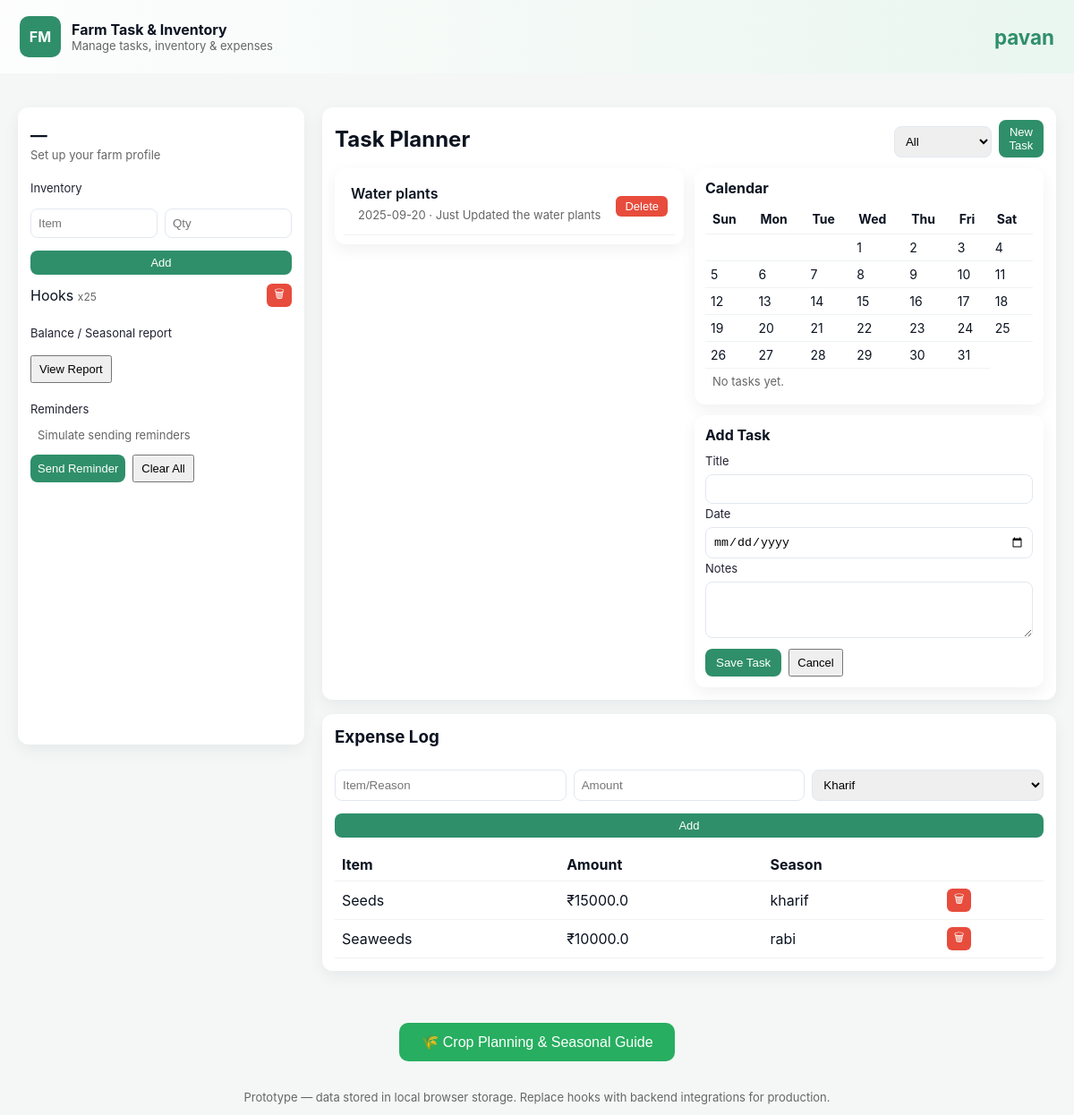
The app's page /dashboard (signed in) with its own data.
### app/models.py (models this page shows)
class User(db.Model):
    id = db.Column(db.Integer, primary_key=True)
    username = db.Column(db.String(80), unique=True, nullable=False)
    password = db.Column(db.String(120), nullable=False)

class Inventory(db.Model):
    id = db.Column(db.Integer, primary_key=True)
    item = db.Column(db.String(120), nullable=False)
    quantity = db.Column(db.Integer, nullable=False)
    user_id = db.Column(db.Integer, db.ForeignKey('user.id'), nullable=False)
    user = db.relationship('User', backref=db.backref('inventory', lazy=True))

class Task(db.Model):
    id = db.Column(db.Integer, primary_key=True)
    title = db.Column(db.String(200), nullable=False)
    date = db.Column(db.String(20), nullable=True)
    notes = db.Column(db.Text, nullable=True)
    user_id = db.Column(db.Integer, db.ForeignKey('user.id'), nullable=False)
    user = db.relationship('User', backref=db.backref('tasks', lazy=True))

class Expense(db.Model):
    id = db.Column(db.Integer, primary_key=True)
    item = db.Column(db.String(120), nullable=False)
    amount = db.Column(db.Float, nullable=False)
    season = db.Column(db.String(20), nullable=False)
    user_id = db.Column(db.Integer, db.ForeignKey('user.id'), nullable=False)
    user = db.relationship('User', backref=db.backref('expenses', lazy=True))

### app/routes.py (the view)
@app.route("/dashboard")
def dashboard():
    user = None
    tasks = []
    inventory = []
    expenses = []
    if "user_id" in session:
        user = User.query.get(session["user_id"])
        if user:
            tasks = Task.query.filter_by(user_id=user.id).all()
            inventory = Inventory.query.filter_by(user_id=user.id).all()
            expenses = Expense.query.filter_by(user_id=user.id).all()
            today = date.today().strftime('%Y-%m-%d')
            tasks_today = [task for task in tasks if task.date == today]
            if tasks_today:
                email_sent = send_task_reminder_email(user, tasks_today)
                if email_sent:
                    flash(f"Email notification sent! You have {len(tasks_today)} task(s) due today.", "info")
                else:
                    flash(f"You have {len(tasks_today)} task(s) due today. (Email notification failed)", "warning")
    return render_template(
        "dashboard.html",
        username=user.username if user else None,
        tasks=tasks,
        inventory=inventory,
        expenses=expenses
    )

### app/templates/dashboard.html (shortened to what this page needs)
<!doctype html>
<html lang="en">
<head>
</head>
<body>
  <header>
    <div class="brand">
      <div class="logo">FM</div>
      <div>
        <div style="font-weight:700">Farm Task & Inventory</div>
        <div class="muted">Manage tasks, inventory & expenses</div>
      </div>
    </div>
    <div style="display:flex;gap:12px;align-items:center">
      <div id="currentFarmName" style="color:#2f8f6a;font-size:1.4em;font-weight:700;">
        {% if username %}
          {{ username }}
        {% else %}
          Not signed in
        {% endif %}
      </div>
    </div>
  </header>
  <main class="container">
    <aside class="sidebar card">
      <div class="profile">
        <h3 id="farmName">—</h3>
        <div class="muted" id="farmMeta">Set up your farm profile</div>
      </div>
      <div style="margin-top:18px">
        <label>Inventory</label>
        <div style="display:flex;gap:8px;margin-top:8px;flex-direction:column;align-items:stretch">
          <div style="display:flex;gap:8px;">
            <input id="invName" placeholder="Item" />
            <input id="invQty" placeholder="Qty" />
          </div>
          <button id="newAddInv" class="btn small" style="margin-top:6px;width:100%">Add</button>
        </div>
        <div id="invList" style="margin-top:10px">
          {% if inventory and inventory|length > 0 %}
            {% for inv in inventory %}
              <div style="display:flex;justify-content:space-between;margin-top:6px;align-items:center" data-inv-id="{{ inv.id }}">
                <div>{{ inv.item }} <span class="muted" style="font-size:12px">x{{ inv.quantity }}</span></div>
                <button class="small delete-inv-btn" data-inv-id="{{ inv.id }}" style="background:#e74c3c;color:white;border:none;padding:2px 8px;border-radius:6px;cursor:pointer">🗑</button>
              </div>
            {% endfor %}
          {% else %}
            <div class="muted small">No inventory</div>
          {% endif %}
        </div>
      </div>
      <div style="margin-top:18px">
        <label>Balance / Seasonal report</label>
        <button id="exportReport" class="small" style="margin-top:8px">View Report</button>
      </div>
      <div style="margin-top:18px">
        <label>Reminders</label>
        <div class="muted small" style="margin-top:6px">Simulate sending reminders</div>
        <div style="display:flex;gap:8px;margin-top:8px">
          <button id="sendReminder" class="btn small">Send Reminder</button>
          <button id="clearData" class="small">Clear All</button>
        </div>
      </div>
    </aside>
    <section>
      <div class="card">
        <div style="display:flex;align-items:center;justify-content:space-between;gap:12px">
          <h2 style="margin:0">Task Planner</h2>
          <div style="display:flex;gap:8px;align-items:center">
            <select id="filterStatus"><option value="all">All</option><option value="pending">Pending</option><option value="done">Done</option></select>
            <button id="openTaskForm" class="btn small">New Task</button>
          </div>
        </div>
        <div style="margin-top:12px" class="grid-two">
          <div>
            <div class="calendar-list card" id="taskList" style="padding:10px">
              {% if tasks and tasks|length > 0 %}
                {% for t in tasks %}
                  <div class="task-row" data-task-id="{{ t.id }}" style="display:flex;justify-content:space-between;align-items:center;padding:8px;border-bottom:1px solid #eef3f2;">
                    <div>
                      <div style="font-weight:600">{{ t.title }}</div>
                      <div class="muted small">{{ t.date }}{% if t.notes %} · {{ t.notes }}{% endif %}</div>
                    </div>
                    <button class="small delete-task-btn" data-task-id="{{ t.id }}" style="background:#e74c3c;color:white;border:none;padding:4px 10px;border-radius:6px;cursor:pointer">Delete</button>
                  </div>
                {% endfor %}
              {% else %}
                <div class="muted">No tasks</div>
              {% endif %}
            </div>
          </div>
          <div>
            <div class="card" style="padding:12px">
              <h4 style="margin:0 0 8px 0">Calendar</h4>
              <div id="calendarContainer"></div>
              <div id="upcoming" class="muted small">No tasks yet.</div>
            </div>
            <div class="card" style="padding:12px;margin-top:12px">
              <h4 style="margin:0 0 8px 0">Add Task</h4>
              <form action="/add_task" method="post" id="addTaskForm">
                <label>Title</label>
                <input name="taskTitle" id="taskTitle" required />
                <label>Date</label>
                <input name="taskDate" id="taskDate" type="date" required />
                <label>Notes</label>
                <textarea name="taskNotes" id="taskNotes" rows="3"></textarea>
                <div style="display:flex;gap:8px;margin-top:8px">
                  <button type="submit" class="btn">Save Task</button>
                  <button type="button" id="cancelTask" class="small">Cancel</button>
                </div>
              </form>
            </div>
          </div>
        </div>
      </div>
      <div style="height:16px"></div>
      <div class="card">
        <h3 style="margin-top:0">Expense Log</h3>
        <div style="display:flex;gap:8px;margin-top:8px;flex-direction:column;align-items:stretch">
          <div style="display:flex;gap:8px;">
            <input id="expItem" placeholder="Item/Reason" />
            <input id="expAmount" placeholder="Amount" type="number" />
            <select id="expSeason"><option value="kharif">Kharif</option><option value="rabi">Rabi</option><option value="zaid">Zaid</option></select>
          </div>
          <button id="addExpense" class="btn small" style="margin-top:6px;width:100%">Add</button>
        </div>
        <div style="margin-top:12px">
          <table id="expTable"><thead><tr><th>Item</th><th>Amount</th><th>Season</th><th></th></tr></thead><tbody>
            {% if expenses and expenses|length > 0 %}
              {% for e in expenses %}
                <tr data-exp-id="{{ e.id }}">
                  <td>{{ e.item }}</td>
                  <td>₹{{ e.amount }}</td>
                  <td>{{ e.season }}</td>
                  <td><button class="small delete-exp-btn" data-exp-id="{{ e.id }}" style="background:#e74c3c;color:white;border:none;padding:2px 8px;border-radius:6px;cursor:pointer">🗑</button></td>
                </tr>
              {% endfor %}
            {% else %}
              <tr><td colspan="4" class="muted">No expenses</td></tr>
            {% endif %}
          </tbody></table>
        </div>
      </div>
    </section>
  </main>
  <div style="text-align:center;padding:20px">
    <button id="cropPlanningBtn" class="btn" style="font-size:16px;padding:12px 24px;background:#27ae60;border-radius:10px">
      🌾 Crop Planning & Seasonal Guide
    </button>
  </div>
  <footer>
    Prototype — data stored in local browser storage. Replace hooks with backend integrations for production.
  </footer>
</body>
</html>

### app/templates/dashboard.html (style rules this page uses)
:root { --accent:#2f8f6a;--muted:#666 }
* { box-sizing:border-box }
body { font-family:Inter, system-ui, Arial; margin:0;background:#f4f7f6; color:#0b1320 }
header { background:linear-gradient(90deg,#ffffffcc, #eaf6f0); padding:18px 22px; display:flex;align-items:center;justify-content:space-between;gap:16px }
.brand { display:flex;align-items:center;gap:12px }
.logo { width:46px;height:46px;border-radius:10px;background:var(--accent);display:flex;align-items:center;justify-content:center;color:white;font-weight:700 }
.container { display:grid;grid-template-columns:320px 1fr;gap:20px;padding:20px;max-width:1200px;margin:18px auto }
.card { background:white;border-radius:12px;padding:14px;box-shadow:0 6px 18px rgba(11,19,32,0.06) }
.sidebar { position:sticky;top:22px;height:calc(100vh - 88px);overflow:auto;padding-bottom:80px }
.profile h3 { margin:6px 0 2px }
.muted { color:var(--muted);font-size:13px }
.btn { background:var(--accent);color:white;padding:8px 12px;border-radius:8px;border:0;cursor:pointer }
input,select,textarea { width:100%;padding:8px;border-radius:8px;border:1px solid #e2e8f0;margin-top:6px }
label { font-size:13px;color:#223 }
.grid-two { display:grid;grid-template-columns:1fr 1fr;gap:12px }
table { width:100%;border-collapse:collapse }
th,td { padding:8px;border-bottom:1px solid #eef3f2;text-align:left }
.small { font-size:13px;padding:6px 8px }
.calendar-list { max-height:320px;overflow:auto }
footer { padding:12px;text-align:center;color:var(--muted);font-size:13px }

### records on screen
User: username "pavan"
Inventory: item "Hooks", quantity "25"
Task: title "Water plants", date "2025-09-20", notes "Just Updated the water plants"
Expense: item "Seeds", amount "15000.0", season "kharif"
Expense: item "Seaweeds", amount "10000.0", season "rabi"
